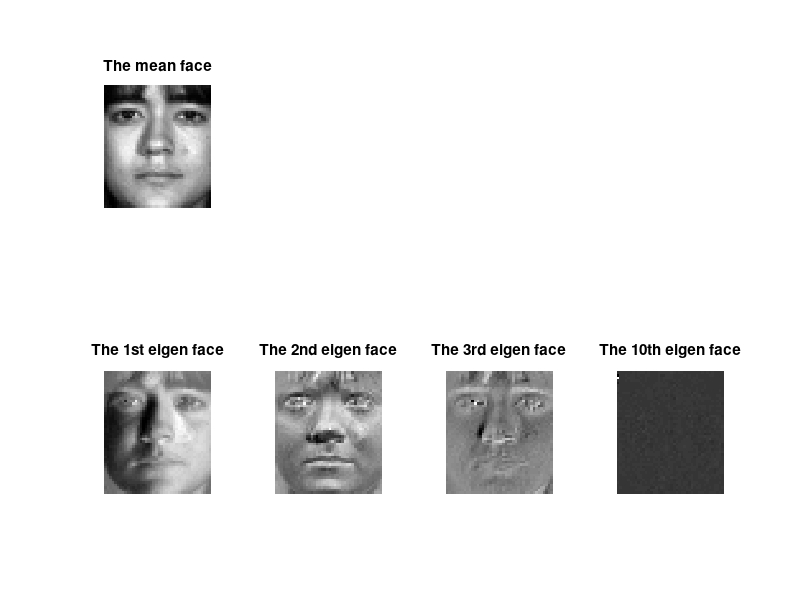

Recreate this plot in MATLAB.
clc;
clear all;

load('data1.mat');
mu = mean(data1,2);
image_mu = reshape(mu,48,42);
subplot(2,4,1);imshow(image_mu,[]);
title('The mean face');

biaoti = ['st';'nd';'rd';'th']
H = data1-mu*ones(1,10);
[U S V] = svd(H);
for i=1:1:3
    subplot(2,4,i+4);imshow(reshape(U(:,i),48,42),[]);
    title(['The ',num2str(i),biaoti(i,:) ,' eigen face']);
end
subplot(2,4,8);imshow(reshape(U(:,10),48,42),[]);
title(['The 10',biaoti(4,:), ' eigen face']);
